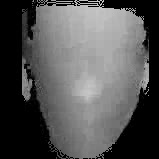
#> input picture data/161.jpg, 159 x 159 px, given in place of test1.jpg, which was not available
$ python image_processing.py   (older library calls are emulated)
#> lines starting #> are read from the running program, lines starting #| are printed output that depends on the picture; pictures that were not available may be replaced by others from this repository, and a replacement may not be noted
# -*-coding: utf-8 -*-
"""
    @Project: IntelligentManufacture
    @File   : image_processing.py
    @Author : panjq
    @E-mail : pan_jinquan@163.com
    @Date   : 2019-02-14 15:34:50
"""

import os
import copy
import re
import cv2
import numpy as np
import matplotlib.pyplot as plt
import requests
import matplotlib
import base64
import PIL.Image as Image


def get_color_map(nums=25):
    colors = [
        "#FF0000", "#FF7F50", "#B0171F", "#872657", "#FF00FF",
        "#FFFF00", "#FF8000", "#FF9912", "#DAA569", "#FF6100",
        "#0000FF", "#3D59AB", "#03A89E", "#33A1C9", "#00C78C",
        "#00FF00", "#385E0F", "#00C957", "#6B8E23", "#2E8B57",
        "#A020F0", "#8A2BE2", "#A066D3", "#DA70D6", "#DDA0DD"]
    colors = colors * int(np.ceil(nums / len(colors)))
    return colors


def get_color(id):
    color = convert_color_map(COLOR_MAP[id])
    return color


def set_class_set(class_set=set()):
    global CLASS_SET
    CLASS_SET = class_set


COLOR_MAP = get_color_map(200)
CLASS_SET = set()

cmap = plt.get_cmap('rainbow')


# [118 lines left out: functions get_colors, convert_color_map, bound_protection, tensor2image, get_image_tensor, image_clip and 2 more, not called in this run]


def cv_show_image(title, image, type='rgb', waitKey=0):
    '''
    调用OpenCV显示RGB图片
    :param title: 图像标题
    :param image: 输入RGB图像
    :param type:'rgb' or 'bgr'
    :return:
    '''
    img = copy.copy(image)
    channels = img.shape[-1]
    if channels == 3 and type == 'rgb':
        img = cv2.cvtColor(img, cv2.COLOR_RGB2BGR)  # 将BGR转为RGB
    if title:
        cv2.imshow(title, img)
        cv2.waitKey(waitKey)


# [92 lines left out: functions image_fliplr, get_prewhiten_image, image_normalization, data_normalization, cv_image_normalization, get_prewhiten_images, not called in this run]


def read_image(filename, resize_height=None, resize_width=None, normalization=False, colorSpace='RGB'):
    '''
    读取图片数据,默认返回的是uint8,[0,255]
    :param filename:
    :param resize_height:
    :param resize_width:
    :param normalization:是否归一化到[0.,1.0]
    :param colorSpace 输出格式：RGB or BGR
    :return: 返回的图片数据
    '''
#> called with filename = '../dataset/dataset/A/test1.jpg', resize_height = 400, resize_width = 400, normalization = False, colorSpace = 'RGB'

    bgr_image = cv2.imread(filename)
#> bgr_image is the input picture: shape (159, 159, 3); min 0, max 199, mean 84.4
    # bgr_image = cv2.imread(filename,cv2.IMREAD_IGNORE_ORIENTATION|cv2.IMREAD_UNCHANGED)
    if bgr_image is None:
        print("Warning: no image:{}".format(filename))
        return None
    if len(bgr_image.shape) == 2:  # 若是灰度图则转为三通道
        print("Warning:gray image", filename)
        bgr_image = cv2.cvtColor(bgr_image, cv2.COLOR_GRAY2BGR)

    if colorSpace == 'RGB':
        image = cv2.cvtColor(bgr_image, cv2.COLOR_BGR2RGB)  # 将BGR转为RGB
    elif colorSpace == "BGR":
        image = bgr_image
    else:
        exit(0)
    # show_image(filename,image)
    # image=Image.open(filename)
    image = resize_image(image, resize_height, resize_width)
    image = np.asanyarray(image)
    if normalization:
        image = image_normalization(image)
    # show_image("src resize image",image)
    return image


# [196 lines left out: functions read_image_pil, read_image_gbk, requests_url, read_images_url, read_image_batch, fast_read_image_roi, not called in this run]


def resize_image(image, resize_height=None, resize_width=None):
    '''
    :param image:
    :param resize_height:
    :param resize_width:
    :return:
    '''
#> called with resize_height = 400, resize_width = 400
    image_shape = np.shape(image)
#> image_shape = (159, 159, 3)
    height = image_shape[0]
#> height = 159
    width = image_shape[1]
#> width = 159
    if (resize_height is None) and (resize_width is None):  # 错误写法：resize_height and resize_width is None
        return image
    if resize_height is None:
        resize_height = int(height * resize_width / width)
    elif resize_width is None:
        resize_width = int(width * resize_height / height)
    image = cv2.resize(image, dsize=(resize_width, resize_height))
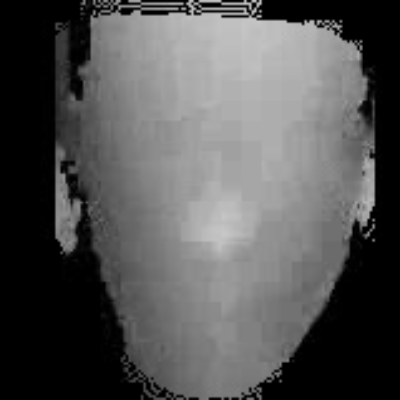
#> image: shape (400, 400, 3); min 0, max 199, mean 84.4
    return image


# [56 lines left out: functions scale_image, get_rect_image, get_rects_image, get_bboxes_image, not called in this run]


def bboxes2rects(bboxes_list):
    '''
    将bboxes=[x1,y1,x2,y2] 转为rect=[x1,y1,w,h]
    :param bboxes_list:
    :return:
    '''
    rects_list = []
    for bbox in bboxes_list:
        x1, y1, x2, y2 = bbox
        rect = [x1, y1, (x2 - x1), (y2 - y1)]
        rects_list.append(rect)
    return rects_list


def rects2bboxes(rects_list):
    '''
    将rect=[x1,y1,w,h]转为bboxes=[x1,y1,x2,y2]
    :param rects_list:
    :return:
    '''
    bboxes_list = []
    for rect in rects_list:
        x1, y1, w, h = rect
        x2 = x1 + w
        y2 = y1 + h
        b = (x1, y1, x2, y2)
        bboxes_list.append(b)
    return bboxes_list


# [48 lines left out: functions scale_rect, get_rect_intersection, get_bbox_intersection, not called in this run]


def draw_image_rects(bgr_image, rect_list, color=(0, 0, 255)):
#> called with color = (0, 0, 255)
    thickness = 2
    for rect in rect_list:
        x, y, w, h = rect
        point1 = (int(x), int(y))
        point2 = (int(x + w), int(y + h))
        cv2.rectangle(bgr_image, point1, point2, color, thickness=thickness)
#> bgr_image: shape (400, 400, 3)
    return bgr_image


# [8 lines left out: function draw_image_boxes, not called in this run]


def show_image_rects(win_name, image, rect_list, type="rgb", color=(0, 0, 255), waitKey=0):
    '''
    :param win_name:
    :param image:
    :param rect_list:[[ x, y, w, h],[ x, y, w, h]]
    :return:
    '''
    image = draw_image_rects(image, rect_list, color)
    cv_show_image(win_name, image, type, waitKey=waitKey)
    return image


# [806 lines left out: functions show_image_boxes, draw_image_bboxes_text, show_image_bboxes_text, draw_image_rects_text, show_image_rects_text, draw_image_detection_rects and 41 more, not called in this run]


def get_square_bboxes(bboxes, fixed="H"):
    '''
    :param bboxes:
    :param fixed: (W)width (H)height,(L) longest edge
    :return:
    '''
#> called with fixed = 'h'
    new_bboxes = []
    for bbox in bboxes:
        xmin, ymin, xmax, ymax = bbox
        w = xmax - xmin
        h = ymax - ymin
        cx, cy = (int((xmin + xmax) / 2), int((ymin + ymax) / 2))
        if fixed in ["H", "h"]:
            dd = h / 2
        elif fixed in ["W", "w"]:
            dd = w / 2
        elif fixed in ["L", "l"]:
            l = max(w, h)
            dd = l / 2
        else:
            l = max(w, h)
            dd = l / 2 * fixed
        fxmin = int(cx - dd)
        fymin = int(cy - dd)
        fxmax = int(cx + dd)
        fymax = int(cy + dd)
        new_bbox = (fxmin, fymin, fxmax, fymax)
        new_bboxes.append(new_bbox)
    return new_bboxes


def get_square_rects(rects, fixed="H"):
    """
    ------------------------
    e.g.:
    image_path = "../dataset/dataset/A/test1.jpg"
    image = read_image(image_path, 400, 400)
    rects = [[100, 50, 180, 50]]
    print(rects)
    rect_image = show_image_rects("rect", image, rects, waitKey=1)
    rects2 = get_square_rects(rects, fixed="h")
    # red is square_rects
    rect_image = show_image_rects("rect", rect_image, rects2, color=(255, 0, 0), waitKey=0)
    ------------------------
    :param rects:
    :param fixed:
    :return:
    """
    bboxes = rects2bboxes(rects)
    out_bboxes = get_square_bboxes(bboxes, fixed)
    out_rects = bboxes2rects(out_bboxes)
    return out_rects


# [41 lines left out: functions fig2data, addMouseCallback, not called in this run]


class EventCv():
    def __init__(self):
        self.image = None

    def update_image(self, image):
        self.image = image

    def callback_print_image(self, event, x, y, flags, param):
        if event == cv2.EVENT_LBUTTONDOWN:
            print("(x,y)=({},{}),data={}".format(x, y, self.image[y][x]))

    # [50 lines left out: functions add_mouse_event, get_video_capture, get_video_info, get_video_writer, not called in this run]


class CVVideo():
    def __init__(self):
        pass

    # [26 lines left out: function start_capture, not called in this run]

    def write_video(self, frame):
        self.video_writer.write(frame)

    # [6 lines left out: function task, not called in this run]


if __name__ == "__main__":
    image_path = "../dataset/dataset/A/test1.jpg"
    image = read_image(image_path, 400, 400)
    rects = [[100, 50, 180, 50]]
    print(rects)
    rect_image = show_image_rects("rect", image, rects, waitKey=1)
    rects2 = get_square_rects(rects, fixed="h")
    # red is square_rects
    rect_image = show_image_rects("rect", rect_image, rects2, color=(255, 0, 0), waitKey=0)
#> call 2 of draw_image_rects, with color = (255, 0, 0)
#> after the loop in draw_image_rects (call 2), `for rect in rect_list:`:
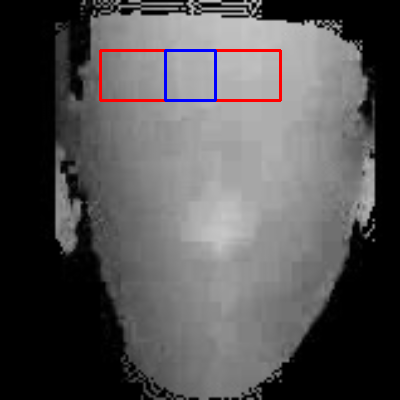
#> bgr_image: shape (400, 400, 3); mean of channels 0, 1, 2 83.6, 82.7, 84.4; drawn as B, G, R

$ run again, on data/30.png
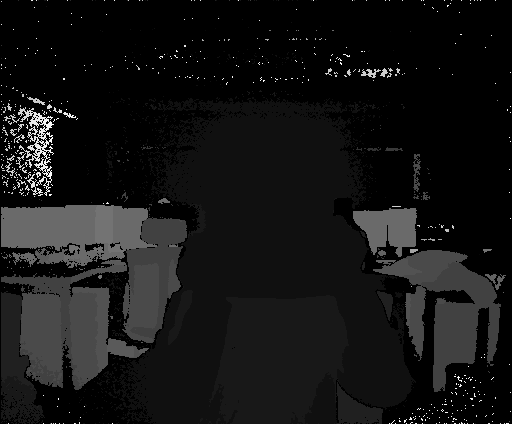
#> input picture data/30.png, 512 x 424 px, given in place of test1.jpg, which was not available
#> in read_image, bgr_image is the input picture: shape (424, 512, 3); min 0, max 31, mean 2.5
#> in resize_image, `image = cv2.resize(image, dsize=(resize_width, resize_height))`:
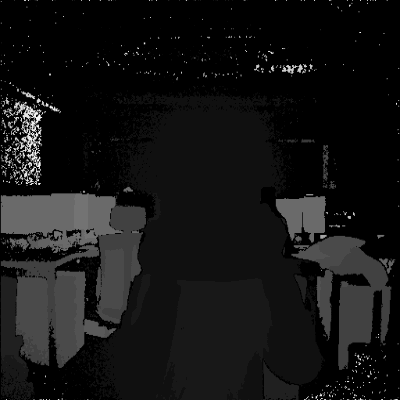
#> image: shape (400, 400, 3); min 0, max 31, mean 2.5; drawn with min black and max white
#> after the loop in draw_image_rects (call 2), `for rect in rect_list:`:
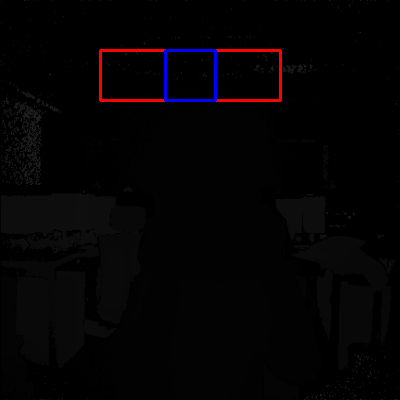
#> bgr_image: shape (400, 400, 3); mean of channels 0, 1, 2 3.5, 2.5, 4.2; drawn as B, G, R
